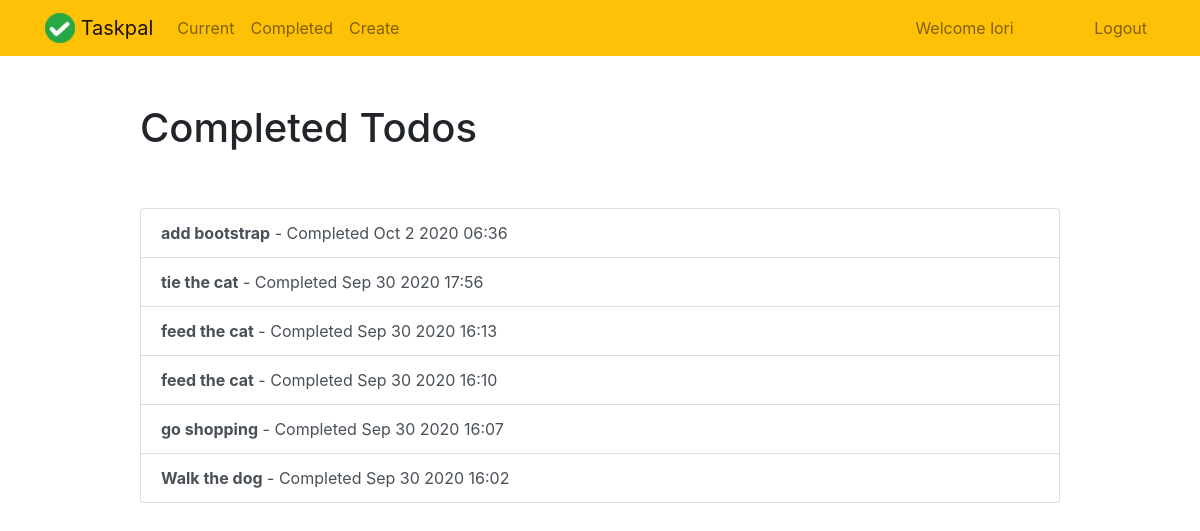
The app's page /completed/ (signed in) with its own data.
### todo/models.py (models this page shows, shortened)
class Todo(models.Model):
    title = models.CharField(max_length=100)
    memo = models.TextField(blank=True) #blank=True means they don't necessarily NEED to fill anything in there
    created = models.DateTimeField(auto_now_add=True) #it will automatically log creation time - it is not editable
    datecompleted = models.DateTimeField(null=True, blank=True) #if this is set then todo is completed
    important = models.BooleanField(default=False)
    user = models.ForeignKey(User, on_delete=models.CASCADE) #to connect todo to a specific user

### todo/views.py (the view)
# urls.py: path('completed/', views.completedtodos, name='completedtodos'),
@login_required #deocrator to only allow function if logged in
def completedtodos(request):
    todos = Todo.objects.filter(user=request.user, datecompleted__isnull=False).order_by('-datecompleted') #order by datecompleted, the '-' means show recent first
    return render(request, 'todo/completedtodos.html', {'todos':todos})

### todo/templates/todo/completedtodos.html
{% extends "todo/base.html" %}
{% block content %}
    <div class="row justify-content-center mt-5">
        <div class="col-md-10">
            <h1>Completed Todos</h1>
        </div>
    </div>
    <div class="row justify-content-center mt-5">
        <div class="col-md-10">
            <div class="list-group">
                {% for todo in todos %}
                    <a href="{% url 'viewtodo' todo.id %}" class="list-group-item list-group-item-action{% if todo.important %} list-group-item-danger{% endif %}"><b>{{ todo.title }}</b> - Completed {{ todo.datecompleted|date:'M j Y H:i' }}</a>
                {% endfor %}
            </div>
        </div>
    </div>
{% endblock %}

### todo/templates/todo/base.html (shortened to what this page needs)
{% load static %}
<!doctype html>
<html lang="en">
<head>
    <link rel="stylesheet" href="https://stackpath.bootstrapcdn.com/bootstrap/4.4.1/css/bootstrap.min.css">
</head>
<body>
<nav class="navbar navbar-expand-md navbar-light bg-warning" style="color: #212529;">
<div class="container">
    <a class="navbar-brand" href="{% url 'home' %}">
         <img src="{% static 'todo/logo.png' %}" width="30" height="30" class="d-inline-block align-top">
        <span>Taskpal</span>
    </a>
    <div class="collapse navbar-collapse" id="navbarNav">
    {% if user.is_authenticated %}
        <ul class="navbar-nav mr-auto">
                <li class="nav-item {{ current }}">
                    <a class="nav-link" href="{% url 'currenttodos' %}">Current</a>
                </li>
                <li class="nav-item {{ completed }}">
                    <a class="nav-link" href="{% url 'completedtodos' %}">Completed</a>
                </li>
                <li class="nav-item {{ create }}">
                    <a class="nav-link" href="{% url 'createtodo' %}">Create</a>
                </li>
                <li style="margin-left: 500px"class="nav-item">
                    <a class="nav-link">Welcome {{ request.user.username }}</a>
                </li>
        </ul>
    {% endif %}
    <ul class="navbar-nav ml-auto">
            {% if user.is_authenticated %}
                <li class="nav-item">
                    <a href="#" onclick="$('#signOutBtn').click()" class="nav-link">Logout</a>
                </li>
            {% endif %}
        </ul>
    </div>
</div>
</nav>
<div class="container">
{% block content %}{% endblock %}
</div>
</body>
</html>

### records on screen
Todo: title "add bootstrap", datecompleted "Oct 2 2020 06:36"
Todo: title "tie the cat", datecompleted "Sep 30 2020 17:56"
Todo: title "feed the cat", datecompleted "Sep 30 2020 16:13"
Todo: title "feed the cat", datecompleted "Sep 30 2020 16:10"
Todo: title "go shopping", datecompleted "Sep 30 2020 16:07"
Todo: title "Walk the dog", datecompleted "Sep 30 2020 16:02"

### other values on screen
{{ request.user.username }} "lori"
